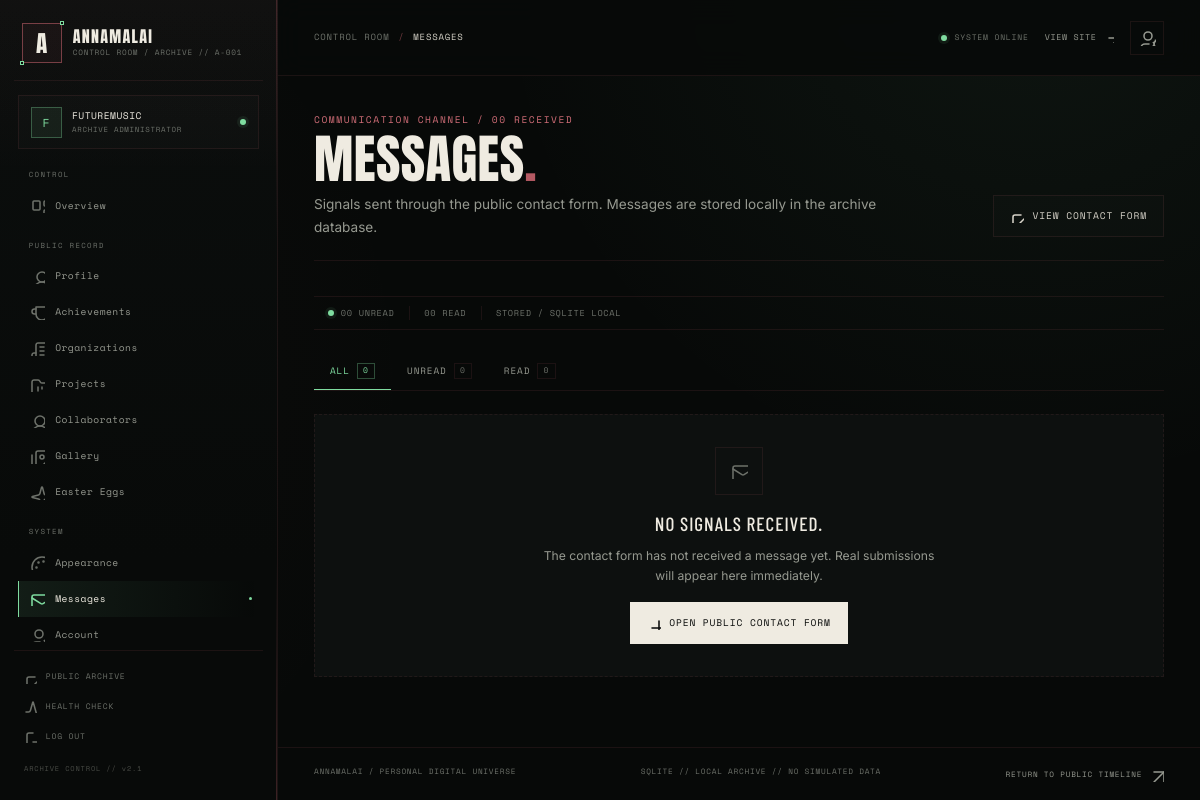
The app's page /admin/messages (signed in) with its own data.
### models.py (models this page shows, shortened)
class TimestampMixin:
    created_at = db.Column(db.DateTime(timezone=True), default=utcnow, nullable=False)
    updated_at = db.Column(
        db.DateTime(timezone=True), default=utcnow, onupdate=utcnow, nullable=False
    )

class SiteSettings(TimestampMixin, db.Model):
    __tablename__ = "site_settings"
    id = db.Column(db.Integer, primary_key=True)
    site_title = db.Column(db.String(120), nullable=False, default="ANNAMALAI")
    site_subtitle = db.Column(
        db.String(160), nullable=False, default="PERSONAL DIGITAL UNIVERSE"
    )
    archive_code = db.Column(db.String(60), nullable=False, default="ARCHIVE // A-001")
    meta_description = db.Column(
        db.Text,
        default="The personal digital universe of Annamalai — projects, achievements, teams, people and memories.",
    )
    hero_kicker = db.Column(
        db.String(180), nullable=False, default="PERSONAL ARCHIVE / TIMELINE A-001"
    )
    hero_line_1 = db.Column(
        db.String(180), nullable=False, default="EVERY TIMELINE HAS A STORY."
    )
    hero_line_2 = db.Column(db.String(180), nullable=False, default="THIS ONE IS MINE.")
    hero_description = db.Column(
        db.Text,
        default="Developer. Creator. Collaborator. Always building something beyond the ordinary.",
    )
    hero_background = db.Column(db.String(255), default="")
    about_heading = db.Column(db.String(180), nullable=False, default="MORE THAN JUST CODE.")
    about_note = db.Column(
        db.String(240), default="a living archive, not a finished story."
    )
    achievements_heading = db.Column(
        db.String(180), nullable=False, default="MARKS ON THE TIMELINE."
    )
    achievements_intro = db.Column(
        db.Text, default="Coordinates where effort became a result."
    )
    teams_heading = db.Column(
        db.String(220),
        nullable=False,
        default="THE PEOPLE AND TEAMS BEHIND THE WORK.",
    )
    teams_intro = db.Column(
        db.Text, default="Organizations, roles, and the shared work that shapes the archive."
    )
    projects_heading = db.Column(
        db.String(220), nullable=False, default="THINGS I BROUGHT INTO EXISTENCE."
    )
    projects_intro = db.Column(
        db.Text, default="A record of ideas that became real, and the work still in motion."
    )
    people_heading = db.Column(
        db.String(220), nullable=False, default="THE PEOPLE IN MY TIMELINE."
    )
    people_intro = db.Column(
        db.Text, default="Collaborators, builders, and the company that makes the work matter."
    )
    gallery_heading = db.Column(
        db.String(180), nullable=False, default="FRAGMENTS OF MEMORY."
    )
    gallery_intro = db.Column(
        db.Text, default="A visual archive of moments, milestones and the spaces between."
    )
    control_heading = db.Column(
        db.String(220), nullable=False, default="THE ARCHIVE CONTROL SYSTEM."
    )
    control_intro = db.Column(
        db.Text,
        default="A live interface into the records that power this universe. Every control is real.",
    )
    contact_heading = db.Column(
        db.String(180), nullable=False, default="SEND A SIGNAL."
    )
    contact_intro = db.Column(
        db.Text,
        default="Have a project, an idea, or a timeline worth crossing? The archive is listening.",
    )
    footer_note = db.Column(
        db.String(255),
        default="NOT JUST A PORTFOLIO. A TIMELINE OF EVERYTHING I AM BUILDING.",
    )
    footer_hint = db.Column(
        db.String(255), default="SOME RECORDS ARE HIDDEN. THE ARCHIVE REWARDS ATTENTION."
    )
    color_bg = db.Column(db.String(9), default="#080909")
    color_panel = db.Column(db.String(9), default="#0D100F")
    color_text = db.Column(db.String(9), default="#EEEAE0")
    color_muted = db.Column(db.String(9), default="#AAA99F")
    color_red = db.Column(db.String(9), default="#A84D56")
    color_copper = db.Column(db.String(9), default="#A27A68")
    color_green = db.Column(db.String(9), default="#397B5A")
    color_green_light = db.Column(db.String(9), default="#B1E7BE")
    color_highlight = db.Column(db.String(9), default="#D6A37E")
    show_about = db.Column(db.Boolean, default=True, nullable=False)
    show_achievements = db.Column(db.Boolean, default=True, nullable=False)
    show_teams = db.Column(db.Boolean, default=True, nullable=False)
    show_projects = db.Column(db.Boolean, default=True, nullable=False)
    show_people = db.Column(db.Boolean, default=True, nullable=False)
    show_gallery = db.Column(db.Boolean, default=True, nullable=False)
    show_control = db.Column(db.Boolean, default=True, nullable=False)
    show_contact = db.Column(db.Boolean, default=True, nullable=False)
    animations_enabled = db.Column(db.Boolean, default=True, nullable=False)
    grain_enabled = db.Column(db.Boolean, default=True, nullable=False)
    scanlines_enabled = db.Column(db.Boolean, default=True, nullable=False)
    @classmethod
    def load(cls) -> "SiteSettings":
        settings = db.session.query(cls).order_by(cls.id.asc()).first()
        if settings is None:
            settings = cls()
            db.session.add(settings)
            db.session.commit()
        return settings

class Admin(UserMixin, TimestampMixin, db.Model):
    __tablename__ = "admins"
    id = db.Column(db.Integer, primary_key=True)
    username = db.Column(db.String(40), unique=True, nullable=False, index=True)
    password_hash = db.Column(db.String(255), nullable=False)
    must_change_password = db.Column(db.Boolean, default=True, nullable=False)
    last_login_at = db.Column(db.DateTime(timezone=True))

### routes/admin.py (the view)
@admin_bp.route("/messages")
def messages():
    status = request.args.get("status", "all")
    query = ContactMessage.query
    if status == "unread":
        query = query.filter_by(is_read=False)
    elif status == "read":
        query = query.filter_by(is_read=True)
    items = query.order_by(ContactMessage.created_at.desc()).all()
    return render_template(
        "admin/messages.html",
        messages=items,
        status=status,
        unread_count=ContactMessage.query.filter_by(is_read=False).count(),
        total_count=ContactMessage.query.count(),
    )

### templates/admin/messages.html (shortened to what this page needs)
{% extends "admin/base.html" %}
{% from "macros/ui.html" import icon %}
{% from "admin/_macros.html" import empty_state, confirm_form %}
{% block page_title %}Messages{% endblock %}
{% block content %}
<header class="admin-page-head">
  <div>
    <span class="admin-kicker">COMMUNICATION CHANNEL / {{ "%02d"|format(total_count) }} RECEIVED</span>
    <h1>MESSAGES<span aria-hidden="true">.</span></h1>
    <p>Signals sent through the public contact form. Messages are stored locally in the archive database.</p>
  </div>
  <div class="admin-page-actions">
    <a class="admin-btn admin-btn--ghost" href="{{ url_for('main.index') }}#contact" target="_blank" rel="noopener">{{ icon('external-link') }}<span>VIEW CONTACT FORM</span></a>
  </div>
</header>
<div class="admin-index-bar">
  <span><i class="admin-live-dot"></i> {{ "%02d"|format(unread_count) }} UNREAD</span>
  <span>{{ "%02d"|format(total_count - unread_count) }} READ</span>
  <span>STORED / SQLITE LOCAL</span>
</div>
<nav class="admin-filter-tabs" aria-label="Filter messages">
  <a href="{{ url_for('admin.messages', status='all') }}" class="{% if status == 'all' %}is-active{% endif %}" {% if status == 'all' %}aria-current="page"{% endif %}>
    ALL <em>{{ total_count }}</em>
  </a>
  <a href="{{ url_for('admin.messages', status='unread') }}" class="{% if status == 'unread' %}is-active{% endif %}" {% if status == 'unread' %}aria-current="page"{% endif %}>
    UNREAD <em>{{ unread_count }}</em>
  </a>
  <a href="{{ url_for('admin.messages', status='read') }}" class="{% if status == 'read' %}is-active{% endif %}" {% if status == 'read' %}aria-current="page"{% endif %}>
    READ <em>{{ total_count - unread_count }}</em>
  </a>
</nav>
{% if messages %}
<div class="admin-message-list">
  {% for message in messages %}
  <article class="admin-message{% if not message.is_read %} is-unread{% endif %}" id="message-{{ message.id }}">
    <div class="admin-message__rail">
      <span class="admin-message__initial" aria-hidden="true">{{ message.name[:1]|upper }}</span>
      <span class="admin-message__line" aria-hidden="true"></span>
      <span class="admin-message__state" title="{{ 'Unread signal' if not message.is_read else 'Read signal' }}">
        <i class="admin-live-dot{% if message.is_read %} admin-live-dot--muted{% endif %}"></i>
      </span>
    </div>
    <div class="admin-message__content">
      <header class="admin-message__head">
        <div>
          <span class="admin-kicker">{{ 'UNREAD SIGNAL' if not message.is_read else 'ARCHIVED SIGNAL' }} / REF {{ "%04d"|format(message.id) }}</span>
          <h2>{{ message.subject }}</h2>
          <div class="admin-message__meta">
            <span>{{ message.name }}</span>
            <a href="mailto:{{ message.email }}">{{ message.email }} {{ icon('arrow-up-right') }}</a>
            <time datetime="{{ message.created_at.isoformat() }}">{{ message.created_at|timefmt }}</time>
          </div>
        </div>
        <span class="admin-pill{% if not message.is_read %} admin-pill--signal{% endif %}">{{ 'NEW' if not message.is_read else 'READ' }}</span>
      </header>
      <div class="admin-message__body">
        <p>{{ message.message }}</p>
      </div>
      <footer class="admin-message__actions">
        <a class="admin-btn admin-btn--ghost admin-btn--sm" href="mailto:{{ message.email }}?subject={{ ('Re: ' ~ message.subject)|urlencode }}">{{ icon('reply') }} REPLY BY EMAIL</a>
        <form action="{{ url_for('admin.message_unread' if message.is_read else 'admin.message_read', message_id=message.id) }}" method="post" class="admin-inline-form">
          <input type="hidden" name="csrf_token" value="{{ csrf_token() }}">
          <button type="submit" class="admin-btn admin-btn--ghost admin-btn--sm">{{ icon('mail' if message.is_read else 'mail-open') }} {{ 'MARK UNREAD' if message.is_read else 'MARK READ' }}</button>
        </form>
        {{ confirm_form(url_for('admin.message_delete', message_id=message.id), 'Delete the message “' ~ message.subject ~ '” from ' ~ message.name ~ '? This cannot be undone.', 'DELETE') }}
      </footer>
    </div>
  </article>
  {% endfor %}
</div>
{% elif status == 'unread' %}
{{ empty_state('NO UNREAD SIGNALS.', 'Every message in the archive has been opened. New contact submissions will appear here.', url_for('admin.messages', status='all'), 'VIEW ALL MESSAGES', 'mail-open') }}
{% elif status == 'read' %}
{{ empty_state('NO READ SIGNALS.', 'Messages appear here after they have been opened.', url_for('admin.messages', status='unread'), 'VIEW UNREAD MESSAGES', 'mail') }}
{% else %}
{{ empty_state('NO SIGNALS RECEIVED.', 'The contact form has not received a message yet. Real submissions will appear here immediately.', url_for('main.index') ~ '#contact', 'OPEN PUBLIC CONTACT FORM', 'mail') }}
{% endif %}
{% endblock %}

### templates/admin/base.html (shortened to what this page needs)
{% from "macros/ui.html" import icon %}
{% macro nav_link(endpoint, label, icon_name, prefix=None, extra=None, badge=None) -%}
  {% set current = request.endpoint or '' %}
  {% set active = current == endpoint or (prefix is not none and current.startswith(prefix)) or (extra is not none and current == extra) %}
  <a href="{{ url_for(endpoint) }}" class="admin-nav__link{% if active %} is-active{% endif %}" {% if active %}aria-current="page"{% endif %}>
    {{ icon(icon_name) }}
    <span>{{ label }}</span>
  </a>
{%- endmacro %}
<!doctype html>
<html lang="en">
<head>
  <link rel="stylesheet" href="{{ url_for('static', filename='fonts/fonts.css') }}">
  <link rel="stylesheet" href="{{ url_for('static', filename='css/admin.css') }}">
</head>
<body class="admin-body">
  <div class="admin-shell">
    <aside class="admin-sidebar" id="admin-sidebar" aria-label="Control room navigation">
      <div class="admin-brand">
        <span class="admin-brand__sigil" aria-hidden="true"><b>A</b><i></i><i></i></span>
        <div class="admin-brand__copy">
          <strong>{{ site.site_title }}</strong>
          <span>CONTROL ROOM / {{ site.archive_code }}</span>
        </div>
      </div>
      <div class="admin-identity">
        <span class="admin-identity__initial" aria-hidden="true">{{ (current_admin.username[:1] if current_admin else 'A')|upper }}</span>
        <div>
          <strong>{{ current_admin.username if current_admin else 'ADMINISTRATOR' }}</strong>
          <span>ARCHIVE ADMINISTRATOR</span>
        </div>
        <span class="admin-live-dot" title="Session active" aria-label="Session active"></span>
      </div>
      <nav class="admin-nav">
        <span class="admin-nav__group">CONTROL</span>
        {{ nav_link('admin.dashboard', 'Overview', 'layout-dashboard') }}
        <span class="admin-nav__group">PUBLIC RECORD</span>
        {{ nav_link('admin.profile', 'Profile', 'user-round') }}
        {{ nav_link('admin.achievements', 'Achievements', 'trophy', prefix='admin.achievement') }}
        {{ nav_link('admin.organizations', 'Organizations', 'building-2', prefix='admin.organization') }}
        {{ nav_link('admin.projects', 'Projects', 'folder-kanban', prefix='admin.project') }}
        {{ nav_link('admin.collaborators', 'Collaborators', 'users-round', prefix='admin.collaborator') }}
        {{ nav_link('admin.gallery', 'Gallery', 'images', prefix='admin.gallery') }}
        {{ nav_link('admin.easter_eggs', 'Easter Eggs', 'sparkles', prefix='admin.easter_egg') }}
        <span class="admin-nav__group">SYSTEM</span>
        {{ nav_link('admin.appearance', 'Appearance', 'palette') }}
        {{ nav_link('admin.messages', 'Messages', 'mail', prefix='admin.message', badge=unread_count if unread_count else None) }}
        {{ nav_link('admin.account', 'Account', 'user-cog', extra='admin.change_password') }}
      </nav>
      <div class="admin-sidebar__foot">
        <a href="{{ url_for('main.index') }}" target="_blank" rel="noopener" class="admin-sidebar__link">{{ icon('external-link') }} PUBLIC ARCHIVE</a>
        <a href="{{ url_for('main.healthz') }}" target="_blank" rel="noopener" class="admin-sidebar__link">{{ icon('activity') }} HEALTH CHECK</a>
        <form action="{{ url_for('admin.logout') }}" method="post" class="admin-inline-form">
          <button type="submit" class="admin-sidebar__link admin-sidebar__link--logout">{{ icon('log-out') }} LOG OUT</button>
        </form>
        <span class="admin-sidebar__version">ARCHIVE CONTROL // v2.1</span>
      </div>
    </aside>
    <div class="admin-main">
      <header class="admin-topbar">
        <div class="admin-topbar__left">
          <div class="admin-breadcrumb">
            <span>CONTROL ROOM</span>
            <i aria-hidden="true">/</i>
            <strong>{% block page_title %}Overview{% endblock %}</strong>
          </div>
        </div>
        <div class="admin-topbar__right">
          <span class="admin-system"><i class="admin-live-dot" aria-hidden="true"></i> SYSTEM ONLINE</span>
          <a href="{{ url_for('main.index') }}" target="_blank" rel="noopener" class="admin-topbar__link">VIEW SITE {{ icon('arrow-up-right') }}</a>
          <a href="{{ url_for('admin.account') }}" class="admin-topbar__account" aria-label="Account settings" title="Account settings">{{ icon('user-cog') }}</a>
        </div>
      </header>
      <main class="admin-content" id="admin-content">
        {% block content %}{% endblock %}
      </main>
      <footer class="admin-footer">
        <span>ANNAMALAI / PERSONAL DIGITAL UNIVERSE</span>
        <span>SQLITE // LOCAL ARCHIVE // NO SIMULATED DATA</span>
        <a href="{{ url_for('main.index') }}">RETURN TO PUBLIC TIMELINE {{ icon('arrow-up-right') }}</a>
      </footer>
    </div>
  </div>
</body>
</html>

### records on screen
SiteSettings: site_title "ANNAMALAI", archive_code "ARCHIVE // A-001"
Admin: username "F", username "FUTUREMUSIC"

### other values on screen
{{ label }} "Overview Profile Achievements Organizations Projects Collaborators Gallery Easter Eggs Appearance Messages Account"
{{ "%02d"|format(total_count) }} "00"
{{ "%02d"|format(unread_count) }} "00"
{{ "%02d"|format(total_count - unread_count) }} "00"
{{ total_count }} "0"
{{ unread_count }} "0"
{{ total_count - unread_count }} "0"
{{ title }} "NO SIGNALS RECEIVED."
{{ copy }} "The contact form has not received a message yet. Real submissions will appear here immediately."
{{ action_label }} "OPEN PUBLIC CONTACT FORM"
